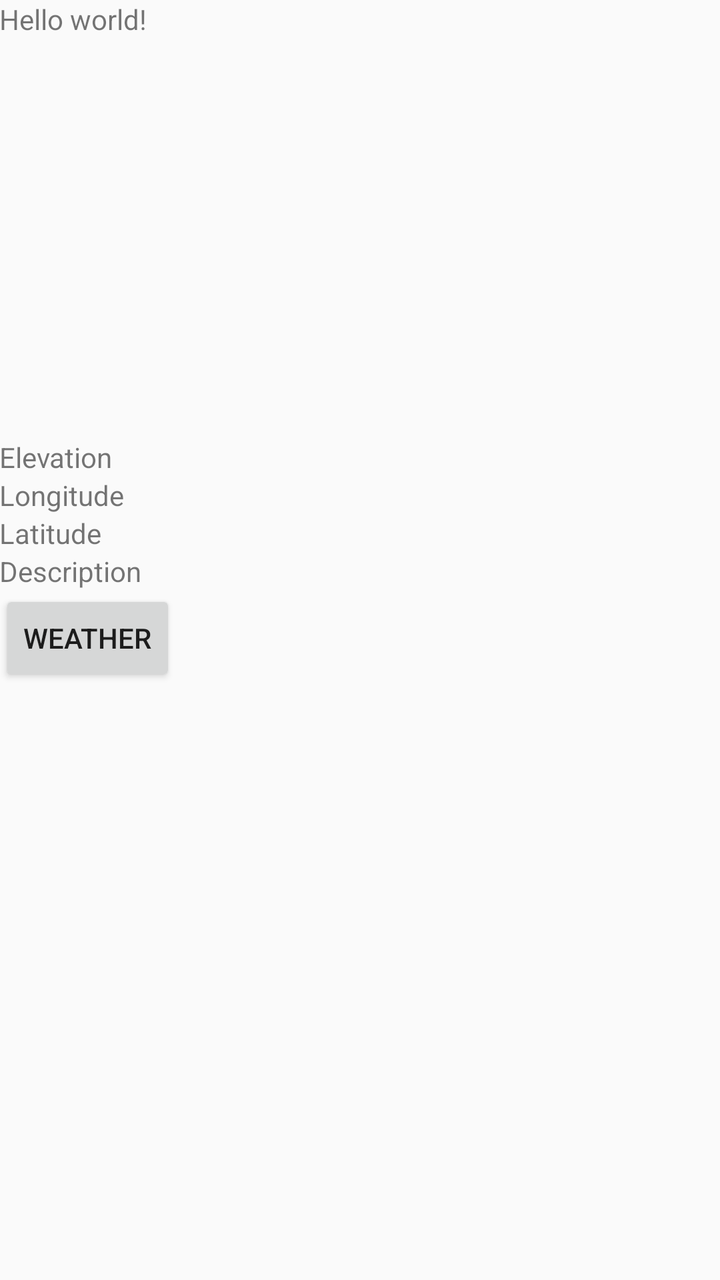
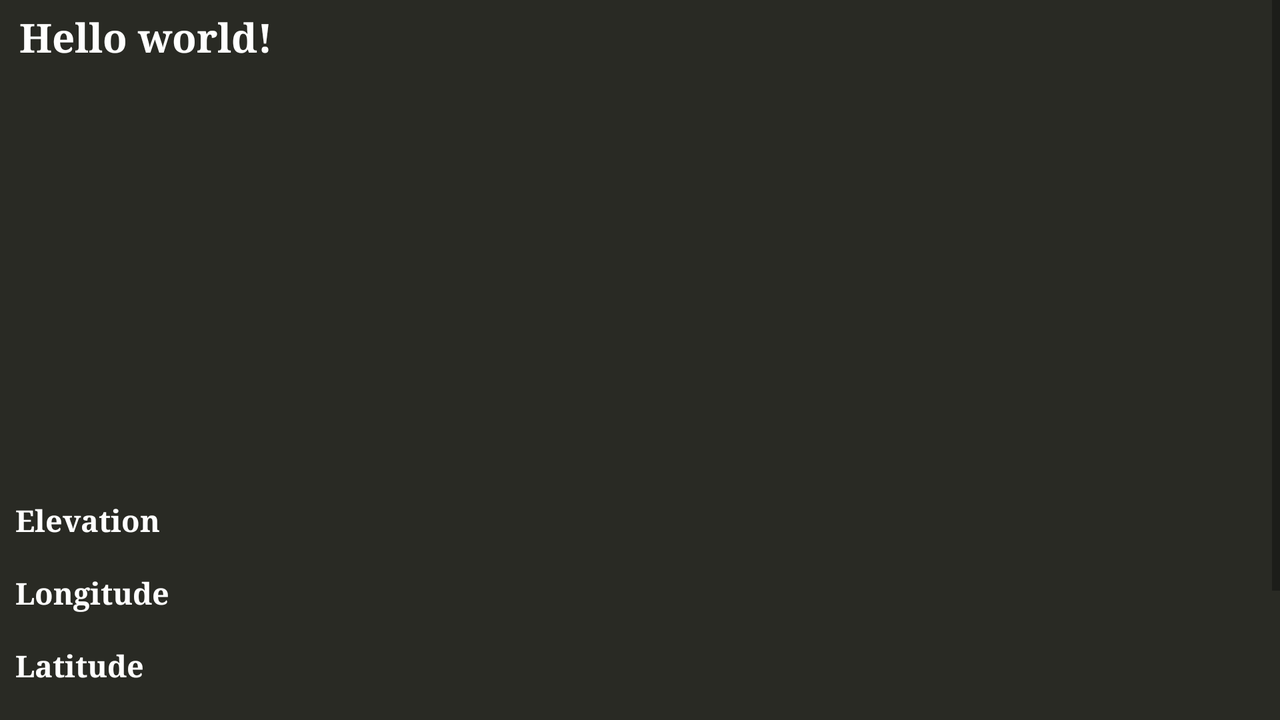

First picture: res/layout/ on a phone held upright. Second picture: the repository's own variant of that layout, on a device whose configuration matches the variant's folder. Source for both follows.
<!-- AndroidManifest.xml: application theme AppTheme -->
<!-- res/layout/fragment_detail.xml -->
<?xml version="1.0" encoding="utf-8"?>
<ScrollView xmlns:android="http://schemas.android.com/apk/res/android"
    android:layout_width="match_parent"
    android:layout_height="match_parent" >


<RelativeLayout xmlns:android="http://schemas.android.com/apk/res/android"
    xmlns:tools="http://schemas.android.com/tools"
    android:layout_width="match_parent"
    android:layout_height="wrap_content"
    android:paddingLeft="@dimen/activity_horizontal_margin"
    android:paddingRight="@dimen/activity_horizontal_margin"
    android:paddingTop="@dimen/activity_vertical_margin"
    android:paddingBottom="@dimen/activity_vertical_margin"
    tools:context="com.example.rukshani.trip.DetailActivity$PlaceholderFragment">

    <TextView
        android:text="@string/hello_world"
        android:id="@+id/detail_text"
        android:layout_width="match_parent"
        android:layout_height="wrap_content" />

    <ImageView
        android:layout_width="match_parent"
        android:layout_height="200dp"
        android:id="@+id/image_View"
        android:layout_centerHorizontal="true"
        android:layout_below="@+id/detail_text" />


    <TextView
        android:layout_width="match_parent"
        android:layout_height="wrap_content"
        android:text="Elevation"
        android:id="@+id/tv_elev"
        android:layout_below="@+id/image_View"
        android:layout_alignParentLeft="true"
        android:layout_alignParentStart="true" />

    <TextView
        android:layout_width="match_parent"
        android:layout_height="wrap_content"
        android:text="Longitude"
        android:id="@+id/tv_long"
        android:layout_below="@+id/tv_elev"
        android:layout_alignParentLeft="true"
        android:layout_alignParentStart="true" />

    <TextView
        android:layout_width="match_parent"
        android:layout_height="wrap_content"
        android:text="Latitude"
        android:id="@+id/tv_lat"
        android:layout_below="@+id/tv_long"
        android:layout_alignParentLeft="true"
        android:layout_alignParentStart="true" />

    <TextView
        android:layout_width="wrap_content"
        android:layout_height="wrap_content"
        android:text="Description"
        android:id="@+id/tv_des"
        android:layout_below="@+id/tv_lat"
        android:layout_alignParentLeft="true"
        android:layout_alignParentStart="true" />

    <Button
        android:layout_width="wrap_content"
        android:layout_height="wrap_content"
        android:text="Weather"
        android:id="@+id/btn_weather"
        android:layout_below="@+id/tv_des"
        android:layout_alignParentLeft="true"
        android:layout_alignParentStart="true" />

</RelativeLayout>

</ScrollView>
<!-- resources referenced by this layout -->
<resources>
  <string name="hello_world">Hello world!</string>
  <style name="AppTheme" parent="Theme.AppCompat.Light.DarkActionBar">
          
      </style>
</resources>
<!-- res/layout-land/fragment_detail.xml (the author's variant of the layout above) -->
<!-- drawn on the phone turned sideways -->
<?xml version="1.0" encoding="utf-8"?>
<ScrollView xmlns:android="http://schemas.android.com/apk/res/android"
    android:layout_width="match_parent"
    android:layout_height="match_parent"
    android:background="#ff292a24">


<RelativeLayout xmlns:android="http://schemas.android.com/apk/res/android"
    xmlns:tools="http://schemas.android.com/tools"
    android:layout_width="match_parent"
    android:layout_height="wrap_content"
    android:paddingLeft="@dimen/activity_horizontal_margin"
    android:paddingRight="@dimen/activity_horizontal_margin"
    android:paddingTop="@dimen/activity_vertical_margin"
    android:paddingBottom="@dimen/activity_vertical_margin"
    tools:context="com.example.rukshani.trip.DetailActivity$PlaceholderFragment">

    <TextView
        android:text="@string/hello_world"
        android:id="@+id/detail_text"
        android:layout_width="match_parent"
        android:layout_height="wrap_content"
        android:textColor="#ffffffff"
        android:textSize="20sp"
        android:textStyle="bold"
        android:typeface="serif"
        android:paddingLeft="10dip"
        android:paddingTop="5dip"
        android:paddingRight="10dip"
        android:paddingBottom="10dip" />

    <ImageView
        android:layout_width="wrap_content"
        android:layout_height="200dp"
        android:id="@+id/image_View"
        android:layout_centerHorizontal="true"
        android:layout_below="@+id/detail_text"
        android:contentDescription="placeImage" />


    <TextView
        android:layout_width="match_parent"
        android:layout_height="wrap_content"
        android:text="Elevation"
        android:id="@+id/tv_elev"
        android:layout_below="@+id/image_View"
        android:layout_alignParentLeft="true"
        android:layout_alignParentStart="true"
        android:padding="8dip"
        android:textSize="15sp"
        android:textStyle="bold"
        android:textColor="#ffffff"
        android:typeface="serif" />

    <TextView
        android:layout_width="match_parent"
        android:layout_height="wrap_content"
        android:text="Longitude"
        android:id="@+id/tv_long"
        android:layout_below="@+id/tv_elev"
        android:layout_alignParentLeft="true"
        android:layout_alignParentStart="true"
        android:padding="8dip"
        android:textSize="15sp"
        android:textStyle="bold"
        android:textColor="#ffffff"
        android:typeface="serif" />

    <TextView
        android:layout_width="match_parent"
        android:layout_height="wrap_content"
        android:text="Latitude"
        android:id="@+id/tv_lat"
        android:layout_below="@+id/tv_long"
        android:layout_alignParentLeft="true"
        android:layout_alignParentStart="true"
        android:padding="8dip"
        android:textSize="15sp"
        android:textStyle="bold"
        android:textColor="#ffffff"
        android:typeface="serif" />

    <TextView
        android:layout_width="wrap_content"
        android:layout_height="wrap_content"
        android:text="Description"
        android:id="@+id/tv_des"
        android:layout_below="@+id/tv_lat"
        android:layout_alignParentLeft="true"
        android:layout_alignParentStart="true"
        android:padding="10dip"
        android:textSize="15sp"
        android:textColor="#ffffff"
        android:typeface="serif" />

    <Button
        style="@style/btn_style"
        android:layout_width="wrap_content"
        android:layout_height="wrap_content"
        android:text="Weather"
        android:id="@+id/btn_weather"
        android:padding="10dip"
        android:layout_below="@+id/tv_des"
        android:layout_centerHorizontal="true"
        android:typeface="serif" />

</RelativeLayout>

</ScrollView>
<!-- resources referenced by the variant -->
<!-- as the phone turned sideways resolves them -->
<resources>
  <string name="hello_world">Hello world!</string>
  <style name="btn_style" parent="@android:style/Widget.Button">
          <item name="android:textSize">15sp</item>
          <item name="android:textStyle">bold</item>
          <item name="android:textColor">#FFFFFF</item>
          <item name="android:gravity">center</item>
          <item name="android:shadowColor">#000000</item>
          <item name="android:shadowRadius">0.6</item>
          <item name="android:padding">10dip</item>
          <item name="android:background">@drawable/style_btn</item>
  
      </style>
  <style name="AppTheme" parent="Theme.AppCompat.Light.DarkActionBar">
          
      </style>
  <!-- drawable style_btn (drawable) -->
  <?xml version="1.0" encoding="utf-8"?>
  <selector xmlns:android="http://schemas.android.com/apk/res/android">
      <item android:state_pressed="true">
         <shape android:shape="rectangle">
             <corners android:radius="0dip"/>
             <solid android:color="#ffffe732"/>
         </shape>
      </item>
  
      <item android:state_focused="true">
          <shape android:shape="rectangle">
              <solid android:color="#ff948f95"></solid>
          </shape>
      </item>
  
      <item>
          <shape android:shape="rectangle">
              <solid android:color="#fff77721"></solid>
          </shape>
      </item>
  
  
  </selector>
</resources>
